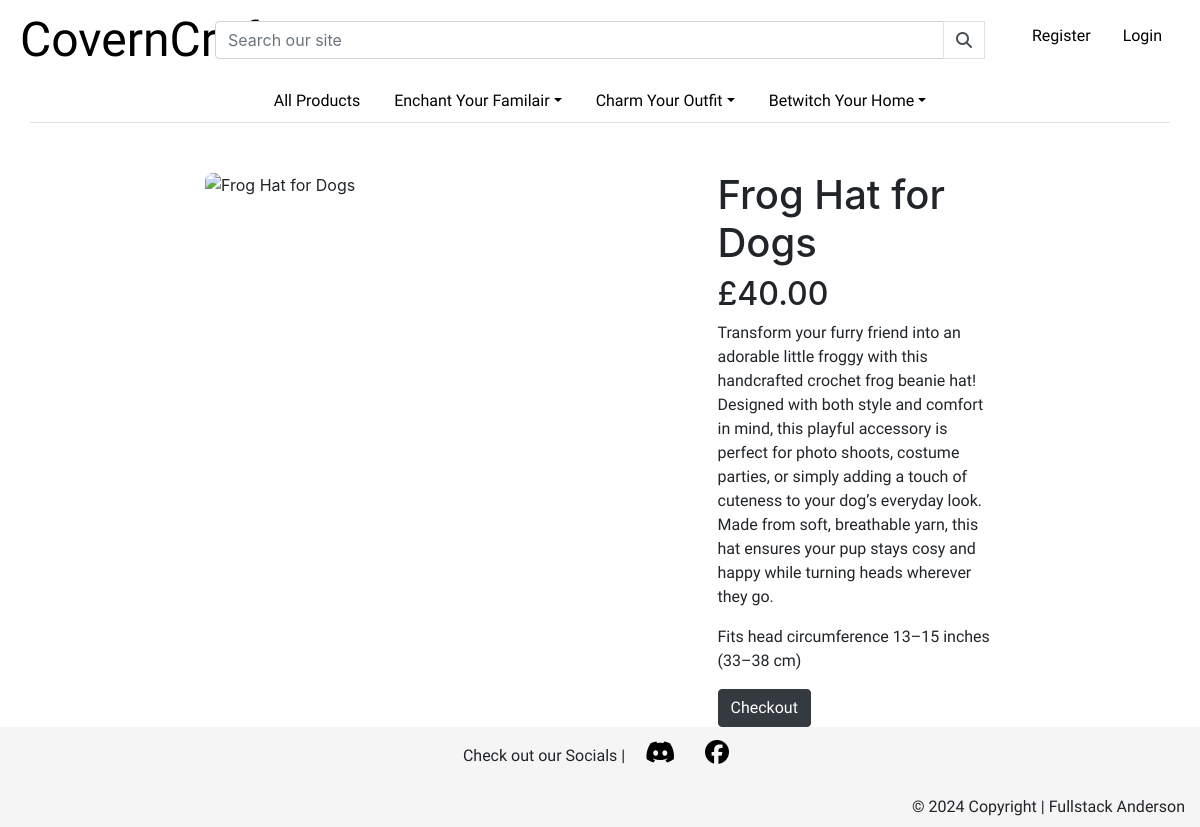
Page /product/3/ on the committed database.
### products/models.py (models this page shows, shortened)
class Product(models.Model):
    category = models.ForeignKey('Category', null=True, blank=True, on_delete=models.SET_NULL)
    sku = models.CharField(max_length=254, null=True, blank=True)
    name = models.CharField(max_length=254)
    description = models.TextField()
    dimension = models.TextField()
    cost = models.DecimalField(max_digits=6, decimal_places=2)
    craft_time = models.IntegerField(validators=[MinValueValidator(1), MaxValueValidator(40)])
    image = CloudinaryField('image', default='placeholder')
    created_on = models.DateTimeField(auto_now_add=True)
    updated_on = models.DateTimeField(auto_now=True)
    deleted_on = models.DateTimeField(null=True, blank=True)

### products/views.py (the view)
# urls.py: path('product/<int:id>/', views.product_detail, name='product_detail'),
def product_detail(request, id):
    auth_user_id = request.user.pk
    queryset_product = Product.objects.all()
    product = get_object_or_404(queryset_product, id=id)
    try:
        profile = Profile.objects.get(auth_user_id=auth_user_id)
        return render(
            request,
            'products/product_detail.html',
            {
                "product": product,
                "profile": profile
            },
        )
    except:
        return render(
            request,
            'products/product_detail.html',
            {
                "product": product,
            },
        )

### products/templates/products/product_detail.html (shortened to what this page needs)
{% extends "base.html" %}
{% block content %}
<div class="row mt-5 justify-content-center">
  <div class="col-12 col-lg-5">
    <img class="card-img-bottom" id="detail-image" src=" {{ product.image.url }}"
    alt="{{ product.name }}">
  </div>
  <div class="col-12 col-lg-3 offset-1 offset-lg-0 ">
    <h1>{{ product.name }}</h1>
    <h2>£{{ product.cost }}</h2>
    <p>{{ product.description }}</p>
    <p>{{ product.dimension }}</p>
    <a href="{% url 'checkout' product.id %}"class="btn btn-dark">Checkout</a>
  </div>
</div>
{% endblock content %}

### static/css/style.css (style rules this page uses)
a, p { font-family: "Geist", serif; }
#detail-image { border-radius: 8px; height: 70vh; object-fit: cover; }

### rows in the picture
Product: name "Frog Hat for Dogs", cost "40.00", description "Transform your furry friend into an adorable little froggy with this handcrafted crochet frog beanie hat! Designed with both style and comfort in mind, this playful accessory is perfect for photo shoots, costume parties, or simply adding a touch of cuteness to your dog’s everyday look. Made from soft, breathable yarn, this hat ensures your pup stays cosy and happy while turning heads wherever they go.", dimension "Fits head circumference 13–15 inches (33–38 cm)"
